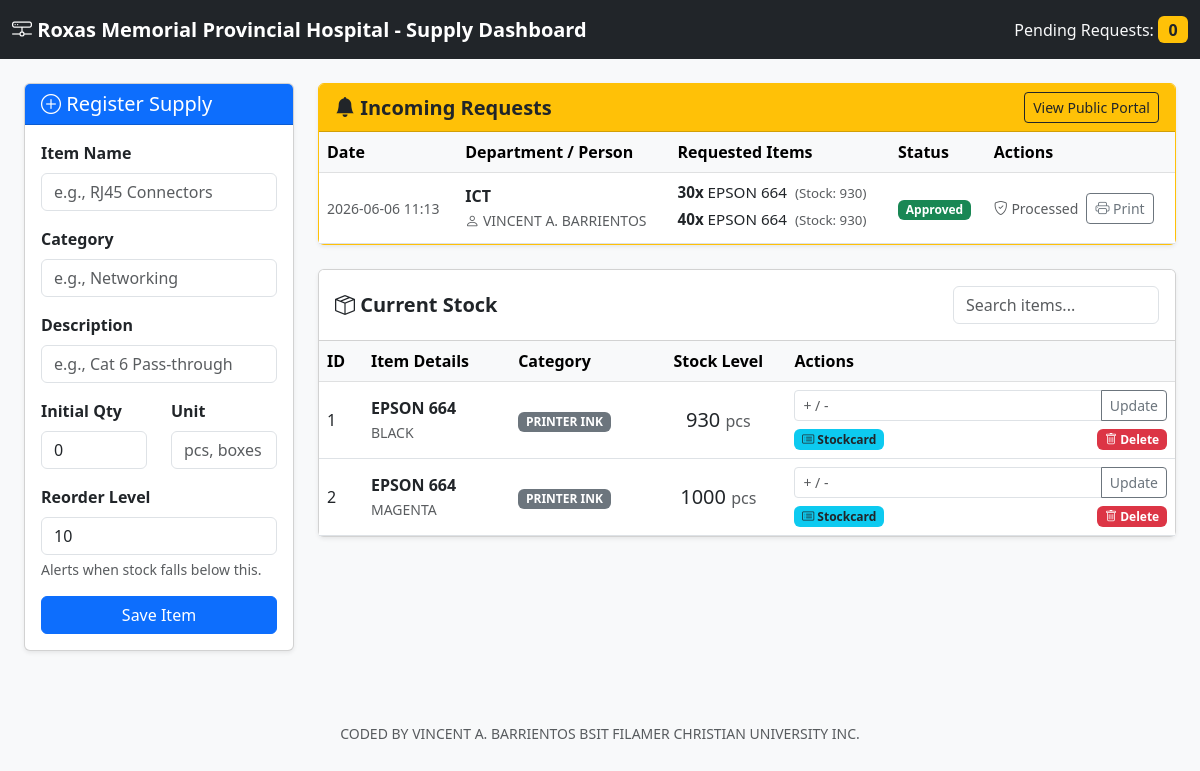
The app's page /dashboard, older data.
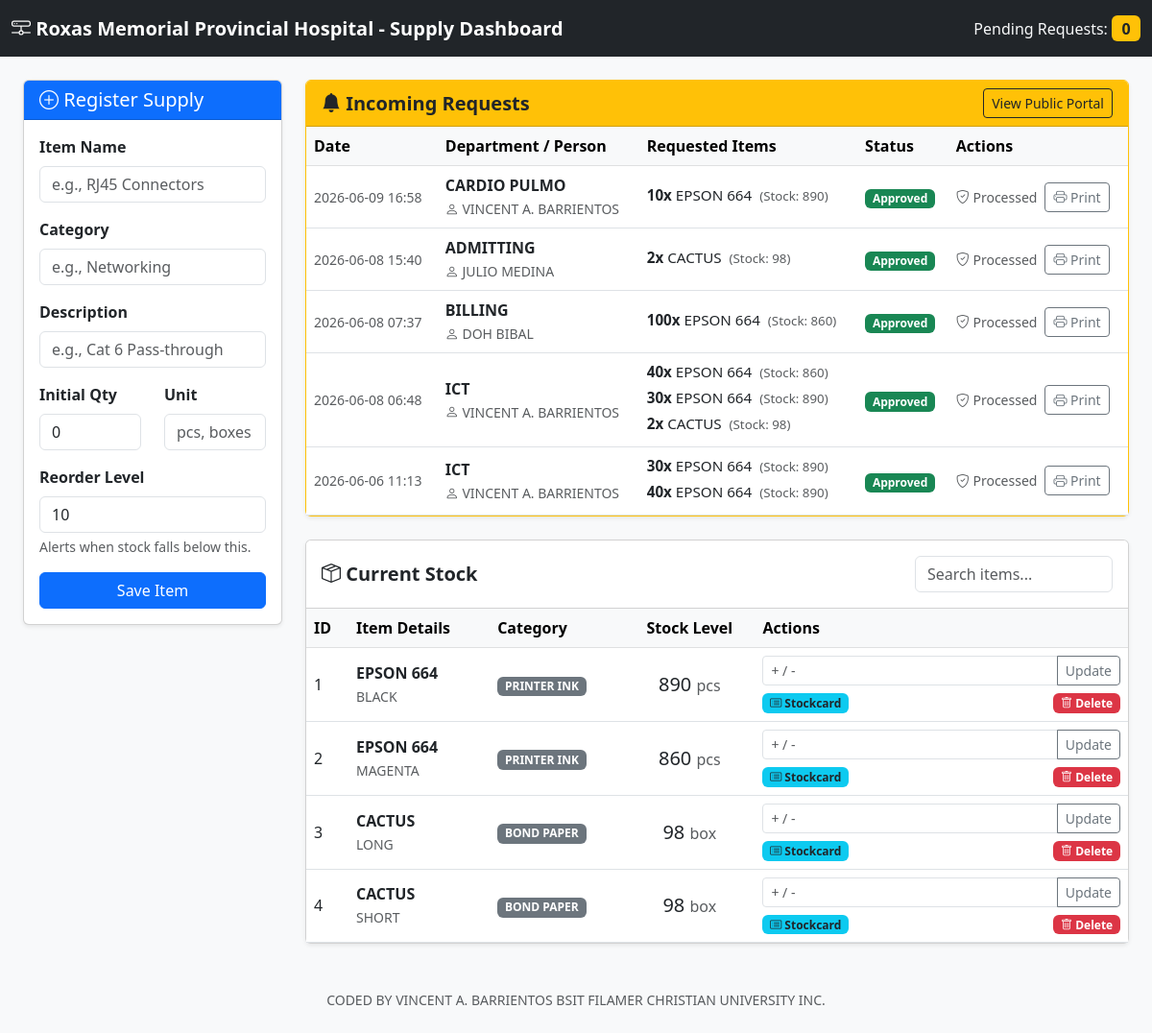
The same page, newer data.
### app.py (models this page shows)
class DepartmentRequest(db.Model):
    __tablename__ = 'department_requests'
    id = db.Column(db.Integer, primary_key=True)
    batch_id = db.Column(db.String(50), nullable=False)
    department_name = db.Column(db.String(100), nullable=False)
    requested_by = db.Column(db.String(100), nullable=False)
    supply_id = db.Column(db.Integer, db.ForeignKey('supplies.id'), nullable=False)
    quantity = db.Column(db.Integer, nullable=False)
    purpose = db.Column(db.String(255), nullable=False)
    status = db.Column(db.String(20), default='Pending')
    created_at = db.Column(db.DateTime, default=get_pht_time)
    supply = db.relationship('Supply', backref=db.backref('requests', lazy=True))

class Supply(db.Model):
    __tablename__ = 'supplies'
    id = db.Column(db.Integer, primary_key=True)
    name = db.Column(db.String(150), nullable=False)
    category = db.Column(db.String(100), nullable=True)
    description = db.Column(db.String(255), nullable=True)
    quantity = db.Column(db.Integer, nullable=False, default=0)
    unit = db.Column(db.String(50), nullable=False)
    reorder_level = db.Column(db.Integer, nullable=False, default=10)
    created_at = db.Column(db.DateTime, default=get_pht_time)
    updated_at = db.Column(db.DateTime, default=get_pht_time, onupdate=get_pht_time)

### app.py (the view)
@app.route('/dashboard')
def dashboard():
    supplies = Supply.query.all()
    all_requests = DepartmentRequest.query.order_by(DepartmentRequest.created_at.desc()).all()
    grouped_batches = {}
    for req in all_requests:
        if req.batch_id not in grouped_batches:
            grouped_batches[req.batch_id] = {
                'batch_id': req.batch_id,
                'created_at': req.created_at,
                'department_name': req.department_name,
                'requested_by': req.requested_by,
                'status': req.status,
                'items': []
            }
        grouped_batches[req.batch_id]['items'].append(req)
    requests_to_display = list(grouped_batches.values())
    pending_count = len([b for b in requests_to_display if b['status'] == 'Pending'])
    return render_template('dashboard.html', items=supplies, requests=requests_to_display, pending_count=pending_count)

### templates/dashboard.html (shortened to what the changed rows need)
<!DOCTYPE html>
<html lang="en">
<head>
    <link href="https://cdn.jsdelivr.net/npm/bootstrap@5.3.0/dist/css/bootstrap.min.css" rel="stylesheet">
    <link rel="stylesheet" href="https://cdn.jsdelivr.net/npm/bootstrap-icons@1.10.5/font/bootstrap-icons.css">
</head>
<body>
    <div class="container-fluid px-4">
        <div class="row">
            <div class="col-md-8 col-lg-9">
                <div class="card shadow-sm border-warning mb-4">
                    <div class="card-body p-0 table-responsive">
                        <table class="table table-hover mb-0">
                            <thead class="table-light">
                                <tr>
                                    <th>Date</th>
                                    <th>Department / Person</th>
                                    <th>Requested Items</th>
                                    <th>Status</th>
                                    <th>Actions</th>
                                </tr>
                            </thead>
                            <tbody>
                                {% for batch in requests %}
                                <tr class="align-middle">
                                    <td class="small text-muted">{{ batch['created_at'].strftime('%Y-%m-%d %H:%M') }}</td>
                                    <td>
                                        <strong>{{ batch['department_name'] }}</strong><br>
                                        <small class="text-muted"><i class="bi bi-person"></i> {{ batch['requested_by'] }}</small>
                                    </td>
                                    <td>
                                        <ul class="list-unstyled mb-0">
                                            {% for req in batch['items'] %}
                                            <li class="mb-1" style="font-size: 0.95em;">
                                                <span class="fw-bold">{{ req.quantity }}x</span> {{ req.supply.name }}
                                                <small class="text-muted ms-1">(Stock: {{ req.supply.quantity }})</small>
                                            </li>
                                            {% endfor %}
                                        </ul>
                                    </td>
                                    <td>
                                        {% if batch['status'] == 'Pending' %}
                                            <span class="badge bg-warning text-dark">Pending</span>
                                        {% elif batch['status'] == 'Approved' %}
                                            <span class="badge bg-success">Approved</span>
                                        {% else %}
                                            <span class="badge bg-danger">Denied</span>
                                        {% endif %}
                                    </td>
                                   <td>
                                        {% if batch['status'] == 'Pending' %}
                                        <div class="btn-group" role="group">
                                            <button type="button" class="btn btn-sm btn-success" data-bs-toggle="modal" data-bs-target="#approveModal{{ batch['batch_id'] }}" title="Review & Approve Batch">
                                                <i class="bi bi-check-lg"></i>
                                            </button>
                                            <a href="/process-batch/{{ batch['batch_id'] }}/deny" class="btn btn-sm btn-danger" title="Deny Entire Batch">
                                                <i class="bi bi-x-lg"></i>
                                            </a>
                                            <a href="/print-bulk/{{ batch['batch_id'] }}" target="_blank" class="btn btn-sm btn-secondary" title="Print Pending Request">
                                                <i class="bi bi-printer"></i>
                                            </a>
                                        </div>
                                        <div class="modal fade text-start" id="approveModal{{ batch['batch_id'] }}" tabindex="-1" aria-hidden="true">
                                            <div class="modal-dialog">
                                                <div class="modal-content">
                                                    <form action="/process-batch/{{ batch['batch_id'] }}/approve" method="POST">
                                                        <div class="modal-header bg-success text-white">
                                                            <h5 class="modal-title"><i class="bi bi-clipboard-check"></i> Approve Release</h5>
                                                            <button type="button" class="btn-close btn-close-white" data-bs-dismiss="modal" aria-label="Close"></button>
                                                        </div>
                                                        <div class="modal-body">
                                                            <p class="text-muted small mb-3">Adjust the quantities to be released below. You cannot release more than what was requested or more than current stock.</p>
                                                            {% for req in batch['items'] %}
                                                            <div class="mb-3 d-flex align-items-center justify-content-between border-bottom pb-2">
                                                                <div>
                                                                    <strong>{{ req.supply.name }}</strong><br>
                                                                    <small class="text-muted">Requested: {{ req.quantity }} | Available Stock: {{ req.supply.quantity }}</small>
                                                                </div>
                                                                <div style="width: 100px;">
                                                                    <input type="number" class="form-control" name="qty_{{ req.id }}"
                                                                           value="{{ req.quantity }}"
                                                                           min="0"
                                                                           max="{{ req.quantity if req.quantity <= req.supply.quantity else req.supply.quantity }}"
                                                                           required>
                                                                </div>
                                                            </div>
                                                            {% endfor %}
                                                        </div>
                                                        <div class="modal-footer">
                                                            <button type="button" class="btn btn-secondary" data-bs-dismiss="modal">Cancel</button>
                                                            <button type="submit" class="btn btn-success">Confirm Release</button>
                                                        </div>
                                                    </form>
                                                </div>
                                            </div>
                                        </div>
                                        {% else %}
                                            <div class="d-flex align-items-center">
                                                <span class="text-muted small me-2"><i class="bi bi-shield-check"></i> Processed</span>
                                                <a href="/print-bulk/{{ batch['batch_id'] }}" target="_blank" class="btn btn-sm btn-outline-secondary" title="Print Approved/Denied Record">
                                                    <i class="bi bi-printer"></i> Print
                                                </a>
                                            </div>
                                        {% endif %}
                                    </td>
                                </tr>
                                {% else %}
                                <tr>
                                    <td colspan="5" class="text-center py-3 text-muted">No pending requests.</td>
                                </tr>
                                {% endfor %}
                            </tbody>
                        </table>
                    </div>
                </div>
                <div class="card shadow-sm">
                    <div class="card-body p-0 table-responsive">
                        <table class="table table-hover mb-0" id="inventoryTable">
                            <thead class="table-light">
                                <tr>
                                    <th>ID</th>
                                    <th>Item Details</th>
                                    <th>Category</th>
                                    <th class="text-center">Stock Level</th>
                                    <th>Actions</th>
                                </tr>
                            </thead>
                            <tbody>
                                {% for item in items %}
                                <tr class="{% if item.quantity <= item.reorder_level %}low-stock-row{% endif %} align-middle">
                                    <td>{{ item.id }}</td>
                                    <td>
                                        <strong>{{ item.name }}</strong><br>
                                        <small class="text-muted">{{ item.description }}</small>
                                    </td>
                                    <td><span class="badge bg-secondary">{{ item.category }}</span></td>
                                    <td class="text-center">
                                        <h5 class="mb-0">
                                            {{ item.quantity }} <small class="text-muted fs-6">{{ item.unit }}</small>
                                        </h5>
                                    </td>
                                    <td>
                                        <form action="/update/{{ item.id }}" method="POST" class="d-flex align-items-center mb-1">
                                            <div class="input-group input-group-sm w-100">
                                                <input type="number" class="form-control" name="adjustment" placeholder="+ / -" required>
                                                <button class="btn btn-outline-secondary" type="submit">Update</button>
                                            </div>
                                        </form>
                                        <div class="d-flex justify-content-between mt-2">
                                            <a href="/stockcard/{{ item.id }}" class="badge bg-info text-decoration-none text-dark">
                                                <i class="bi bi-card-list"></i> Stockcard
                                            </a>
                                            <a href="/delete/{{ item.id }}" class="badge bg-danger text-decoration-none" onclick="return confirm('Are you sure you want to delete {{ item.name }}?')">
                                                <i class="bi bi-trash"></i> Delete
                                            </a>
                                        </div>
                                    </td>
                                </tr>
                                {% endfor %}
                            </tbody>
                        </table>
                    </div>
                </div>
            </div>
        </div>
    </div>
</body>
</html>

Row changes from the older to the newer data that the page shows:
added DepartmentRequest: created_at "2026-06-09 16:58", department_name "CARDIO PULMO", requested_by "VINCENT A. BARRIENTOS", quantity "10", supply.name "EPSON 664", supply.quantity "890", status "Approved"
added DepartmentRequest: created_at "2026-06-08 15:40", department_name "ADMITTING", requested_by "JULIO MEDINA", quantity "2", supply.name "CACTUS", supply.quantity "98", status "Approved"
added DepartmentRequest: created_at "2026-06-08 07:37", department_name "BILLING", requested_by "DOH BIBAL", quantity "100", supply.name "EPSON 664", supply.quantity "860", status "Approved"
added DepartmentRequest: created_at "2026-06-08 06:48", department_name "ICT", requested_by "VINCENT A. BARRIENTOS", quantity "40", supply.name "EPSON 664", supply.quantity "860", status "Approved"
added DepartmentRequest: quantity "30", supply.name "EPSON 664", supply.quantity "890", shown under "2026-06-08 06:48"
added DepartmentRequest: quantity "2", supply.name "CACTUS", supply.quantity "98", shown under "2026-06-08 06:48"
changed through a linked row, DepartmentRequest (number 7 of 8 on the later page): supply.quantity "930" → "890"
changed through a linked row, DepartmentRequest (number 8 of 8 on the later page): supply.quantity "930" → "890"
changed Supply "BLACK": quantity "930" → "890"
changed Supply "MAGENTA": quantity "1000" → "860"
added Supply: id "3", name "CACTUS", description "LONG", category "BOND PAPER", quantity "98", unit "box"
added Supply: id "4", name "CACTUS", description "SHORT", category "BOND PAPER", quantity "98", unit "box"
